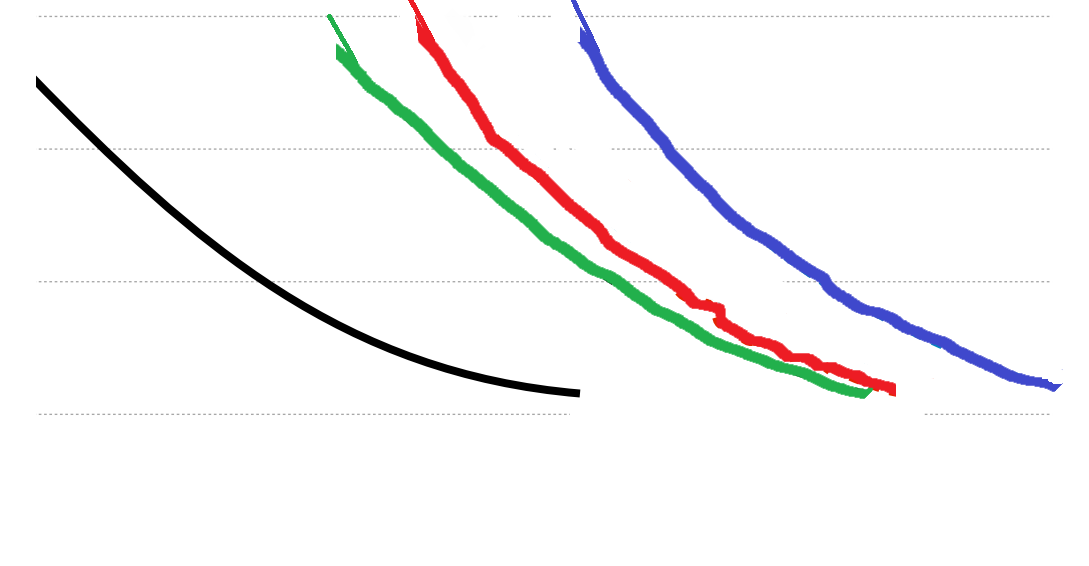
#> input picture experiment/pycharm/gisette_time.PNG, 1089 x 566 px, found by its file name
$ python experiment_Gisette_time.py
#> lines starting #> are read from the running program, lines starting #| are printed output that depends on the picture; after the words box and inside, x2 and y2 are one past the last pixel; in counts of white or black regions, pixels touching at a corner belong together
import cv2
import numpy as np
import imutils
import pandas as pd
import matplotlib.pyplot as plt
from matplotlib import rc
from scipy.interpolate import make_interp_spline

from scipy import interpolate

import random
import matplotlib
from matplotlib.patches import Ellipse
from scipy.ndimage import gaussian_filter1d
font = {'size': 12}
matplotlib.rc('font', **font)

# [29 lines left out: functions get_point, smooth_xy, not called in this run]


if __name__ == "__main__":
    gisette = cv2.imread("gisette_time.png",1)
#> gisette is the input picture: shape (566, 1089, 3); mean B, G, R 247, 246.6, 247.2

    crop = gisette[:, 24:1051]
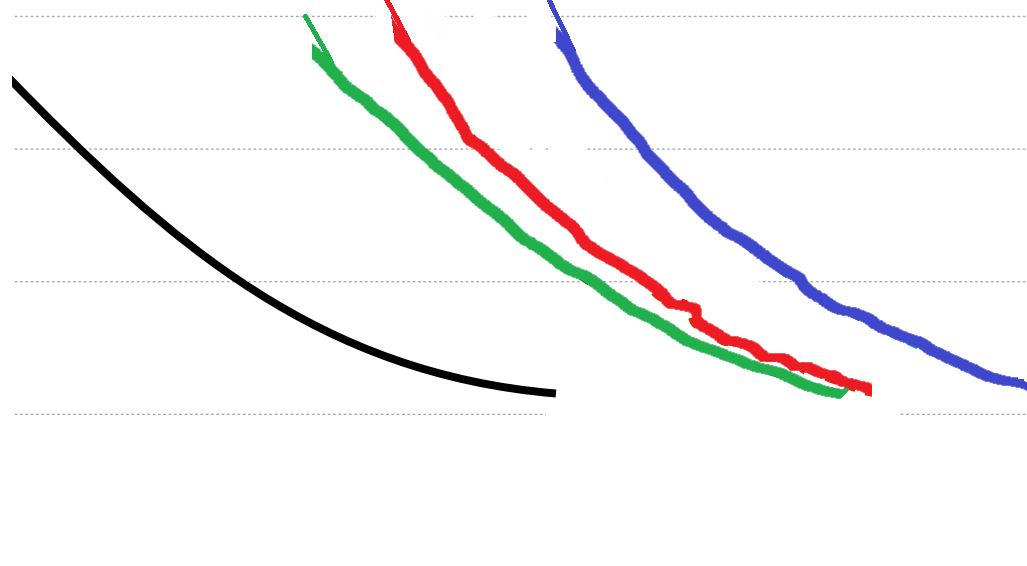
#> crop: shape (566, 1027, 3); mean B, G, R 246.5, 246.1, 246.8
    resized = imutils.resize(crop, width=1000)
    crop = resized[15:515, :]
#> crop: shape (500, 1000, 3)

    low_green = np.array([0, 160, 0])
    high_green = np.array([100, 180, 50])
    mask_green = cv2.inRange(crop, low_green, high_green)
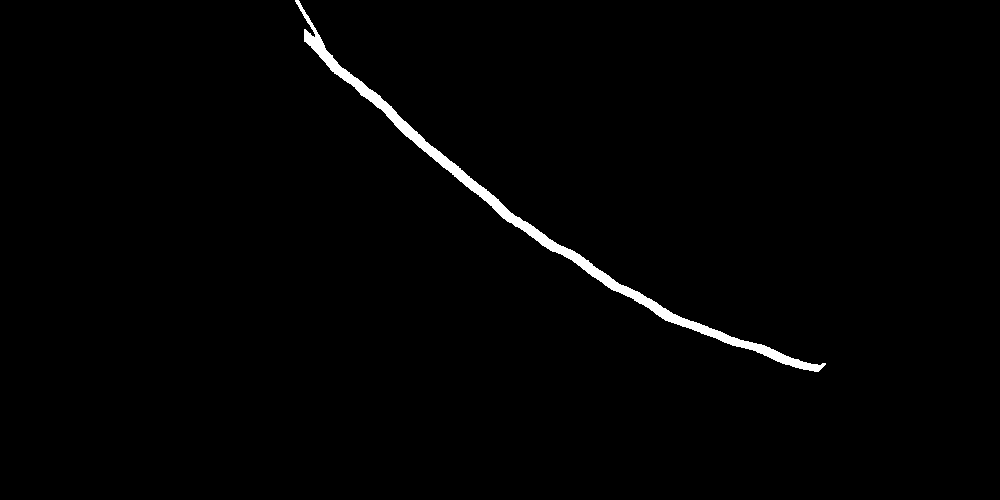
#> mask_green: shape (500, 1000); 1.2% white; 1 white region, box (x1, y1, x2, y2) and area: (295, 0, 826, 372) 6031


    low_blue = np.array([180, 0, 0])
    high_blue = np.array([205, 255, 70])
    mask_blue = cv2.inRange(crop, low_blue, high_blue)
#> mask_blue: shape (500, 1000); 1.1% white; 1 white region, box (x1, y1, x2, y2) and area: (540, 0, 1000, 364) 5465

    low_red = np.array([0, 0, 200])
    high_red = np.array([40, 255, 255])
    mask_red = cv2.inRange(crop, low_red, high_red)
#> mask_red: shape (500, 1000); 1.1% white; 1 white region, box (x1, y1, x2, y2) and area: (382, 0, 849, 370) 5594

    low_black = np.array([0, 0, 0])
    high_black = np.array([1, 1, 1])
    mask_black = cv2.inRange(crop, low_black, high_black)
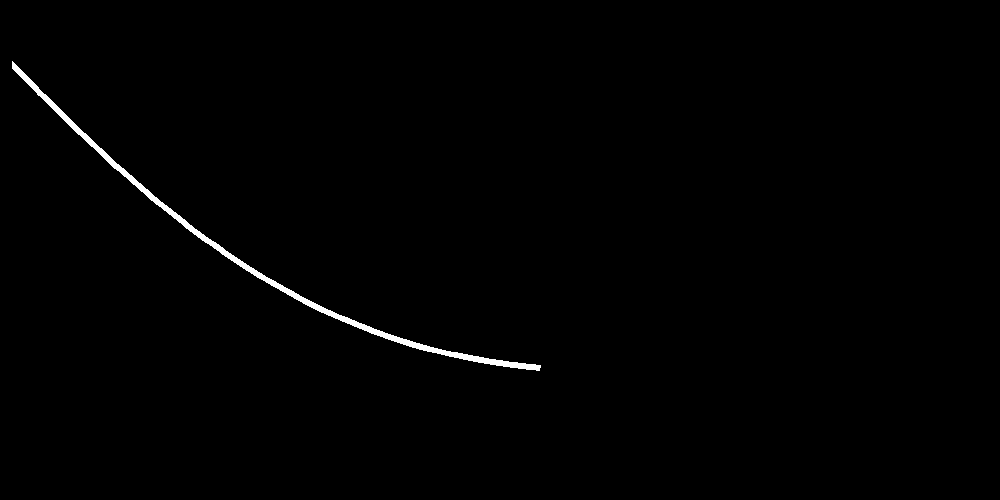
#> mask_black: shape (500, 1000); 0.7% white; 1 white region, box (x1, y1, x2, y2) and area: (12, 61, 541, 371) 3510


    # 定义两个窗口 并绑定事件 传入各自对应的参数
    cv2.namedWindow('gisette')
    cv2.setMouseCallback('gisette', get_point, crop)

    x_green = []
    loss_green = []
    for i in range(1000):
        x = mask_green[:, i]
        where_res = np.where(x > 0)
        if (where_res[0].shape[0]):
            # middle = (where_res[0][0]+where_res[0][-1])//2
            middle = where_res[0][0]
            print(middle)
            mask_green[middle, i] = 0
            loss_green.append(1.0 * (500 - middle) / 1000)
            x_green.append(10**((i*3/1000)-3))
#> this loop made 1000 passes
#> middle on passes 296 to 307: 0, 0, 0, 0, 1, 3, 5, 7, 9, 10, 12, 14
#| 0
#| 0
#| 0
#| 0
#| 1
#| 3
#| 5
#| 7
#> (further printed lines are left out)
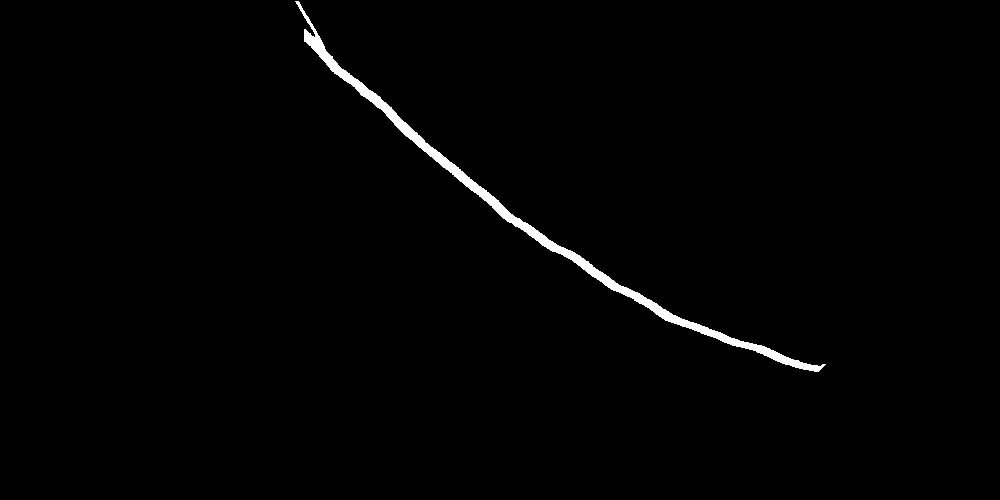
#> mask_green: shape (500, 1000); 1.1% white; 1 white region, box (x1, y1, x2, y2) and area: (295, 1, 826, 372) 5500
#> after the loop, loss_green = 531 values, max 0.5 at index 0, min 0.135 at index 523, mean 0.274; x_green = 531 values from 0.00767 to 0.299

    x_blue = []
    loss_blue = []
    for i in range(1000):
        x = mask_blue[:, i]
        where_res = np.where(x > 0)
        if(where_res[0].shape[0]):
            #middle = (where_res[0][0]+where_res[0][-1])//2
            middle = where_res[0][0]
            print(middle)
            mask_blue[middle,i] = 0
            loss_blue.append(1.0*(500 - middle)/1000)
            x_blue.append(10**((i*3/1000)-3))
#> this loop made 1000 passes
#| 0
#| 0
#| 0
#| 0
#| 1
#| 3
#| 5
#| 7
#> (further printed lines are left out)
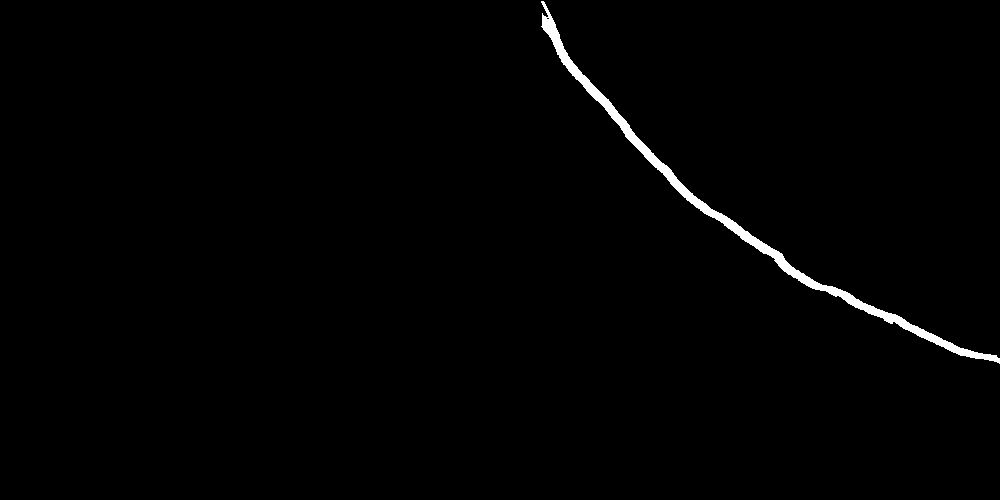
#> mask_blue: shape (500, 1000); 1% white; 1 white region, box (x1, y1, x2, y2) and area: (541, 1, 1000, 364) 5005
#> after the loop, loss_blue = 460 values, max 0.5 at index 0, min 0.143 at index 458, mean 0.273; x_blue = 460 values from 0.0417 to 0.993

    x_red = []
    loss_red = []
    for i in range(1000):
        x = mask_red[:, i]
        where_res = np.where(x > 0)
        if (where_res[0].shape[0]):
            middle = where_res[0][0]
            print(middle)
            mask_red[middle, i] = 0
            loss_red.append(1.0*(500 - middle)/1000)
            x_red.append(10**((i*3/1000)-3))
#> this loop made 1000 passes
#| 6
#| 0
#| 0
#| 0
#| 0
#| 1
#| 3
#| 5
#> (further printed lines are left out)
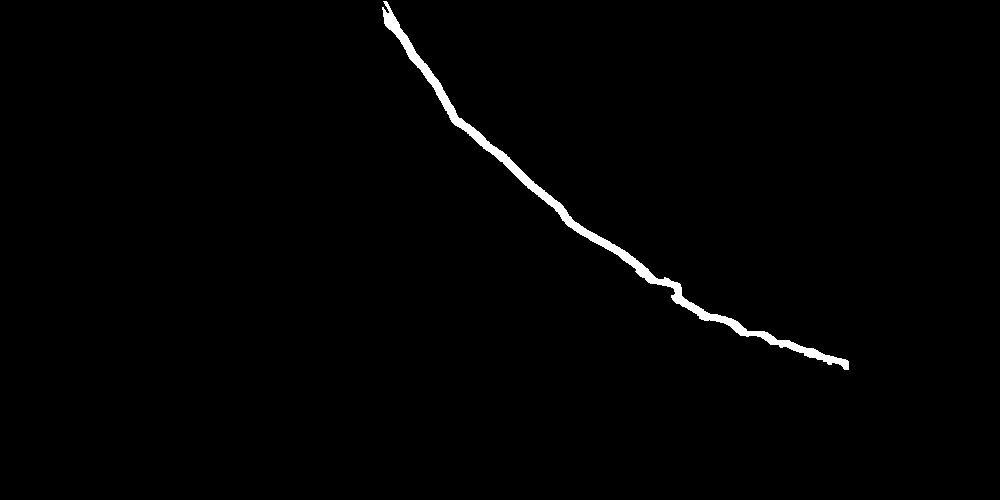
#> mask_red: shape (500, 1000); 1% white; 1 white region, box (x1, y1, x2, y2) and area: (382, 1, 849, 370) 5127
#> after the loop, loss_red = 467 values, max 0.5 at index 1, min 0.14 at index 466, mean 0.273; x_red = 467 values from 0.014 to 0.35

    x_black = []
    loss_black = []
    for i in range(1000):
        x = mask_black[:, i]
        where_res = np.where(x > 0)
        if (where_res[0].shape[0]):
            middle = where_res[0][0]
            print(middle)
            mask_black[middle, i] = 0
            loss_black.append(1.0*(500 - middle)/1000)
            x_black.append(10**((i*3/1000)-3))
#> this loop made 1000 passes
#> (where_res, middle) on passes 13 to 24: (([61, 62, 63, 64, 65, 66, 67, 68],), 61), (([62, 63, 64, 65, 66, 67, 68, 69],), 62), (([63, 64, 65, 66, 67, 68, 69, 70],), 63), (([64, 65, 66, 67, 68, 69, 70, 71],), 64), (([65, 66, 67, 68, 69, 70, 71, 72],), 65), (([66, 67, 68, 69, 70, 71, 72, 73],), 66), (([67, 68, 69, 70, 71, 72, 73, 74],), 67), (([68, 69, 70, 71, 72, 73, 74, 75],), 68), (([69, 70, 71, 72, 73, 74, 75, 76],), 69), (([70, 71, 72, 73, 74, 75, 76, 77],), 70), (([71, 72, 73, 74, 75, 76, 77, 78],), 71), (([72, 73, 74, 75, 76, 77, 78, 79],), 72)
#> middle on passes 61 to 66: 109, 110, 111, 112, 113, 114
#| 61
#| 62
#| 63
#| 64
#| 65
#| 66
#| 67
#| 68
#> (further printed lines are left out)
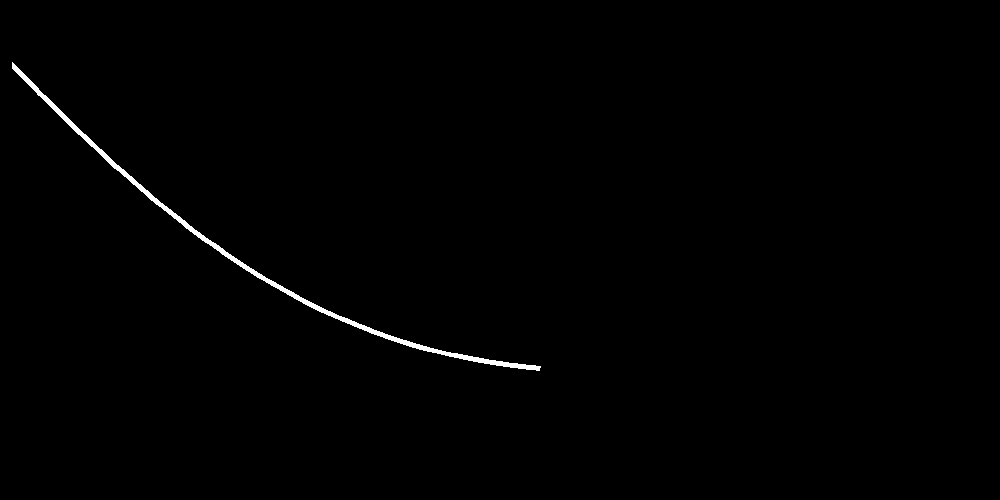
#> mask_black: shape (500, 1000); 0.6% white; 1 white region, box (x1, y1, x2, y2) and area: (12, 62, 541, 371) 2981
#> after the loop, loss_black = 529 values, max 0.439 at index 0, min 0.135 at index 524, mean 0.242; x_black = 529 values from 0.00109 to 0.0417

#> (the run stopped early here; a loop or call above may not have finished)

$ run again, with experiment/pycharm/Gisette(loss vs. epoch).png copied over experiment/pycharm/gisette_time.PNG
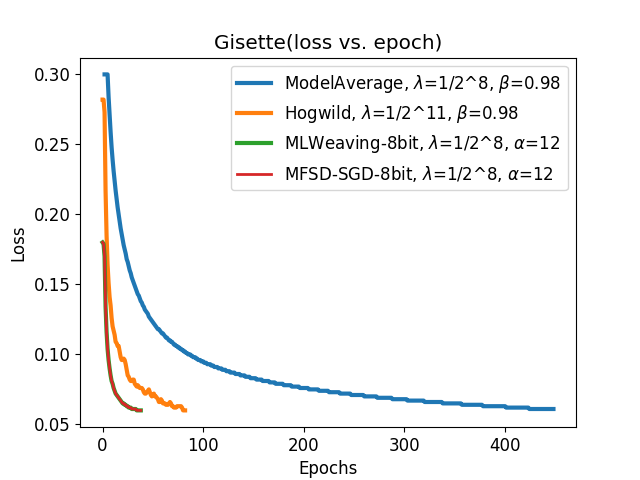
#> input picture experiment/pycharm/Gisette(loss vs. epoch).png, 640 x 480 px, found by its file name
#> gisette is the input picture: shape (480, 640, 3); mean B, G, R 245.3, 245.5, 245.5
#> `mask_green = cv2.inRange(crop, low_green, high_green)`:
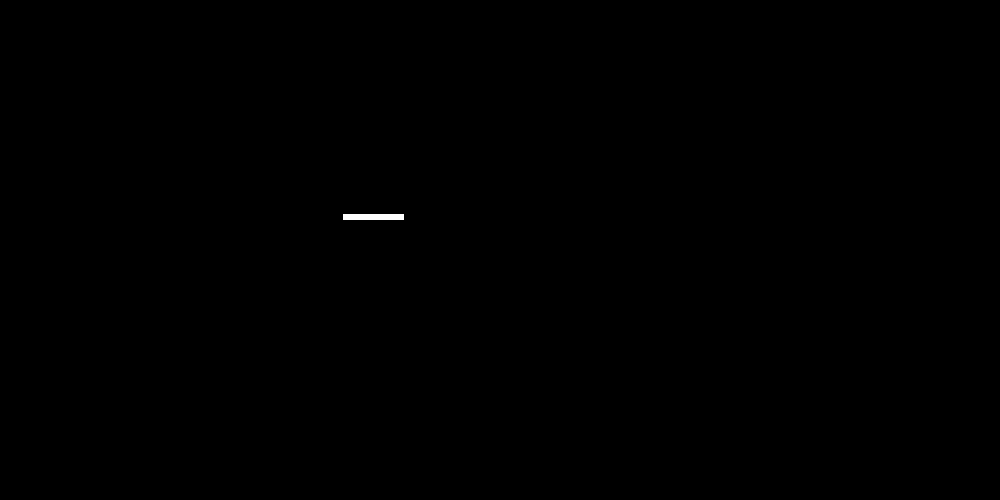
#> mask_green: shape (500, 1000); 0.07% white; 1 white region, box (x1, y1, x2, y2) and area: (343, 214, 404, 220) 366
#> the loop `for i in range(1000):` made 1000 passes
#| 214
#| 214
#| 214
#| 214
#| 214
#> (further printed lines are left out)
#> after the loop `for i in range(1000):`: loss_green = 61 values from 0.286 to 0.286; x_green = 61 values from 0.0107 to 0.0162
#> the loop `for i in range(1000):` made 1000 passes
#> middle on passes 129 to 136: 104, 103, 103, 103, 103, 103, 103, 103
#> (printed output is left out)
#> after the loop `for i in range(1000):`: loss_blue = 139 values, max 0.397 at index 1, min 0.002 at index 77, mean 0.254; x_blue = 139 values from 0.00242 to 0.0162
#> the loop `for i in range(1000):` made 1000 passes
#> middle on passes 126 to 133: 144, 144, 144, 144, 144, 144, 149, 152
#> (printed output is left out)
#> after the loop `for i in range(1000):`: loss_red = 80 values, max 0.356 at index 0, min 0.015 at index 18, mean 0.305; x_red = 80 values from 0.00237 to 0.0162
#> the loop `for i in range(1000):` made 1000 passes
#> (where_res, middle) on passes 21, 37, 44, 45, 46, 47, 48, 49: (([99, 112, 213, 225, 326, 339, 440, 452, 453],), 99), (([114, 115, 227, 228, 229, 341, 342, 455, 456],), 114), (([229],), 229), (([227, 228, 229, 341, 342, 456],), 227), (([229, 456],), 229), (([229, 456],), 229), (([229, 456],), 229), (([104, 229, 456],), 104)
#> (printed output is left out)
#> after the loop `for i in range(1000):`:
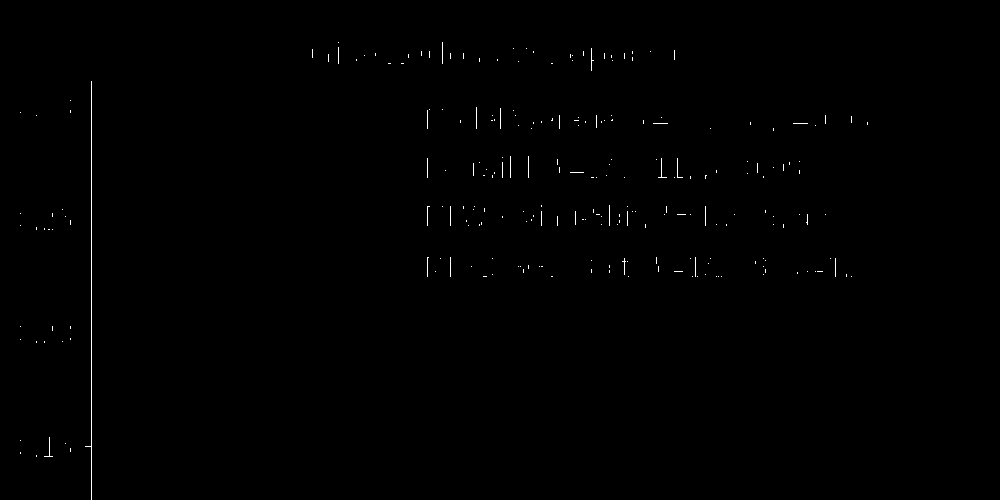
#> mask_black: shape (500, 1000); 0.31% white in thin lines or dots, all inside (x1, y1, x2, y2) = (20, 42, 868, 500)
#> after the loop `for i in range(1000):`: loss_black = 388 values, max 0.459 at index 31, min 0.224 at index 149, mean 0.357; x_black = 388 values from 0.00115 to 0.399
